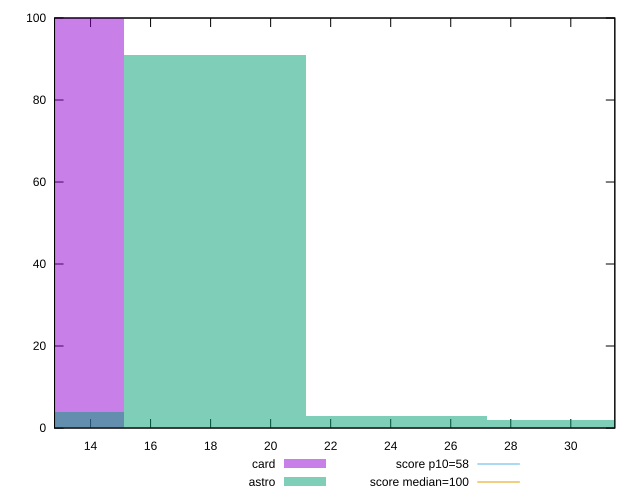

Reproduce this figure in gnuplot.
reset

$card <<EOF
12.096555333007004 100
EOF

$astro <<EOF
30.24138833251751 2
12.096555333007004 4
18.144832999510506 91
24.193110666014007 3
EOF

set key outside below
set boxwidth 6.048277666503502
set xrange [12.8:31.466666666666665]
set yrange [0:100]
set trange [0:100]
set style fill transparent solid 0.5 noborder

set parametric
set terminal svg size 640, 500 enhanced background rgb 'white'
set output "reports/report_00031_2021-02-24T23-18-18.084Z/estimated-input-latency/comparison/histogram/2_vs_3.svg"

plot $card title "card" with boxes, \
     $astro title "astro" with boxes, \
     58,t title "score p10=58", \
     100,t title "score median=100"

reset
